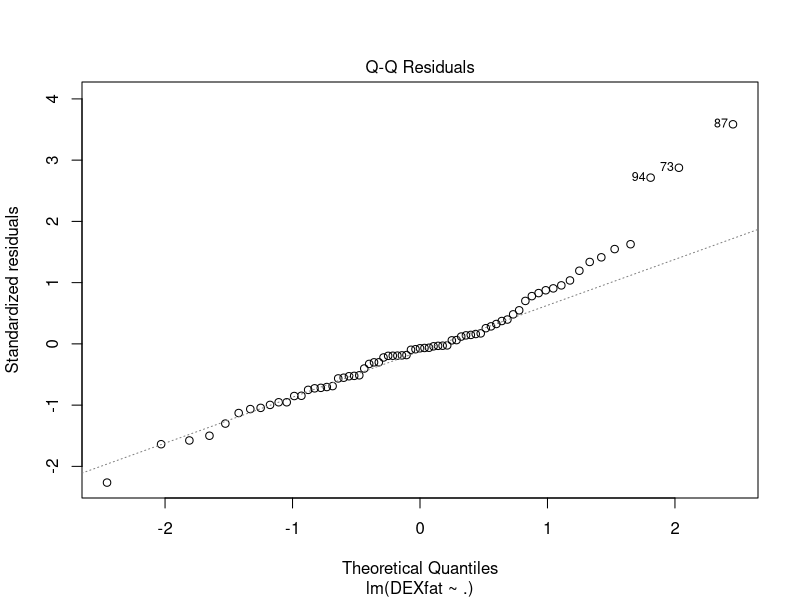
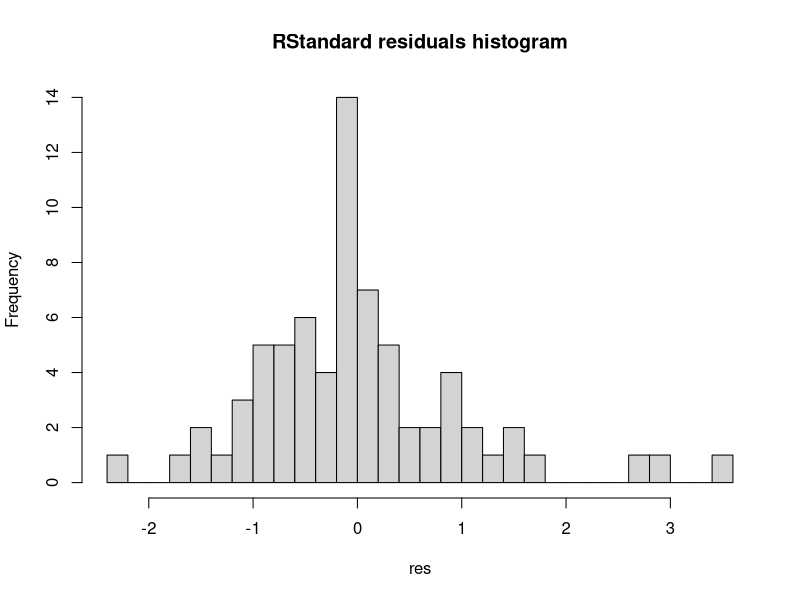
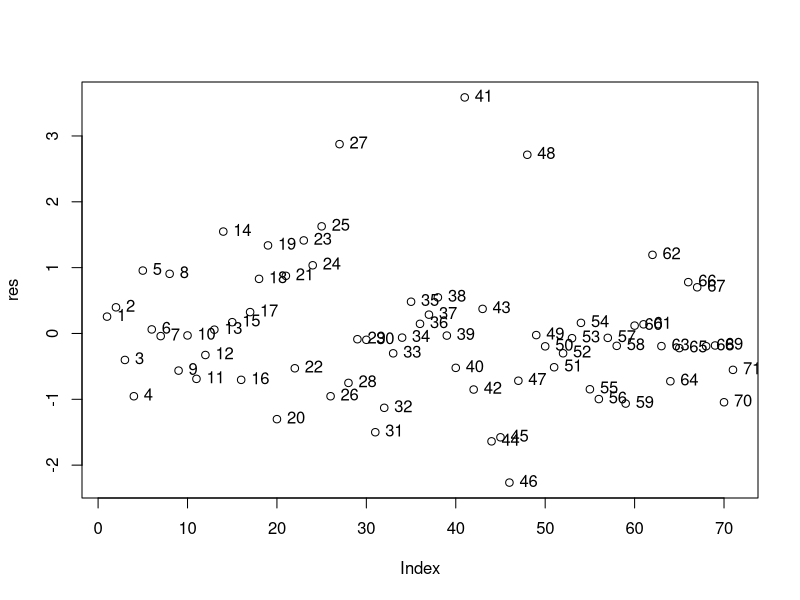
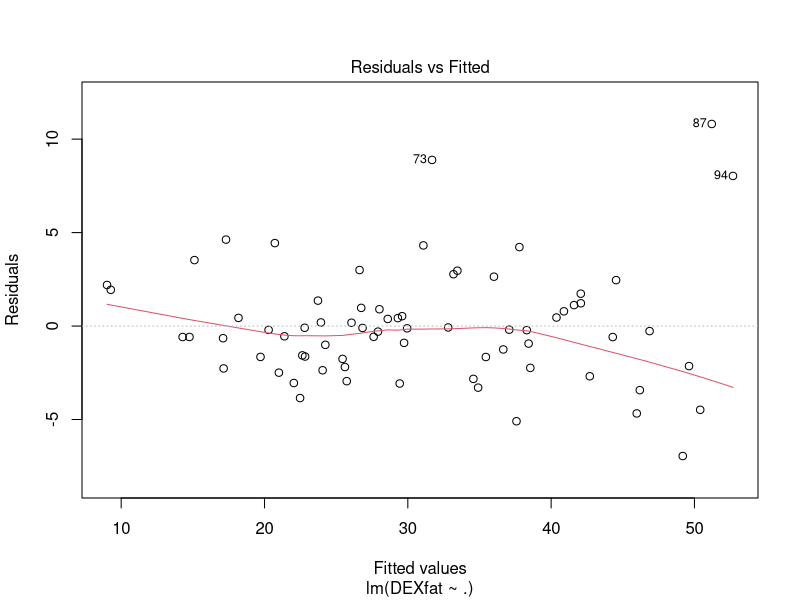
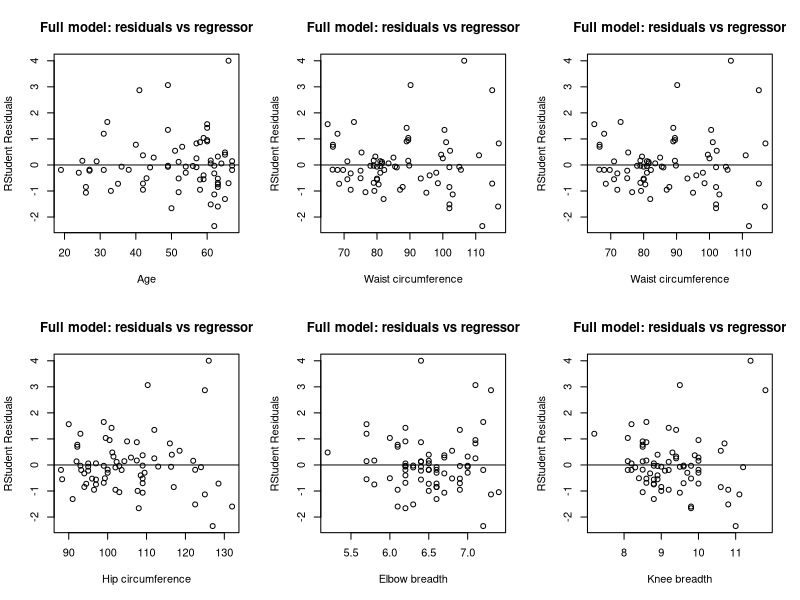

The R script that drew these images, in order: (Note: this script raises an error after producing the figures.)
install.packages("TH.data")
library("TH.data")
data("bodyfat")
df = bodyfat

# df <- read.csv("bodyfatwomen.csv", header = TRUE)

model <- lm(DEXfat ~ ., data=df)
summary(model)

#Residual analysis #############################################################
#1) print residuals
Rres = rstudent(model)
res = rstandard(model)
#Residuals 27 & 41 have high value -> outliers?
#They're also higher as Rstudent vs Rstandard -> influential point?

#2) plot the residuals
plot(model, which=2)
hist(res, breaks=30, main="RStandard residuals histogram")
plot(res)
text(res, labels=1:71, pos=4)
#Very light tail on the right (positive skew), and a potential outlier at the very left

#3) residual vs fitted value plot
plot(model, which=1)
#Kinda good, but potential problem at right end (higher fitted values)

#4) residuals vs each regressor
par(mfrow=c(2,3))
plot(df$age, Rres, 
       ylab="RStudent Residuals", xlab="Age", 
       main="Full model: residuals vs regressor") 
abline(0, 0)
plot(df$waistcirc, Rres, 
     ylab="RStudent Residuals", xlab="Waist circumference", 
     main="Full model: residuals vs regressor") 
abline(0, 0)
plot(df$waistcirc, Rres, 
     ylab="RStudent Residuals", xlab="Waist circumference", 
     main="Full model: residuals vs regressor") 
abline(0, 0)
plot(df$hipcirc, Rres, 
     ylab="RStudent Residuals", xlab="Hip circumference", 
     main="Full model: residuals vs regressor") 
abline(0, 0)
plot(df$elbowbreadth, Rres, 
     ylab="RStudent Residuals", xlab="Elbow breadth", 
     main="Full model: residuals vs regressor") 
abline(0, 0)
plot(df$kneebreadth, Rres, 
     ylab="RStudent Residuals", xlab="Knee breadth", 
     main="Full model: residuals vs regressor") 
abline(0, 0)
#Some funneling going on? Especially for age -> uneven variance?
par(mfrow=c(1,1))

#5) Partial residual vs regressor plots 
crp(model)
#age, elbowbreadth, anthro3c uninformative (given others)?
#kneebreadth is weird
#rest are good

#6) Cook's distance
plot(model, which=4)
influencePlot(model)
#Residual 25 may be an influential (high leverage) outlier.
#Residuals 27 & 41 & 48 may be outliers.

#7) CovRatio
covr = covratio(model)
plot(covr, xlab="Residual Index")
text(covr, labels=1:71, pos=4)
#A few points seem to degrade precision

#8) DFFITS
dffits = dffits(model)
plot(dffits)
text(dffits, labels=1:71, pos=4)

#Conclusion: remove 27, 41 and 48 
dfr <- df[-c(27,41,48),]
#Transformations ###############################################################

modelr <- lm(DEXfat ~ ., data=dfr)
summary(modelr)
#R^2 increased from 0.9117 to 0.9434

resr = rstandard(modelr)
plot(resr) #seems to trend downwards?
crp(modelr) #use crPlots(.., layout=c(1,1)) to choose one graph at a time (for the pdf)
plot(modelr, which=2) #not very linear :(
hist(resr, breaks=30)

shapiro.test(resr) #it says it's normal

#try to fix age:
dft <- data.frame(dfr)
dft$age <- sapply(dfr$age, function(x) x**3)
modelt <- lm(DEXfat ~ ., data=dft)
rest = rstandard(modelr)
plot(rest) #A-OK
crPlots(modelt)
plot(modelt, which=2)

#Conclusion: transformations upon the regressors don't fix the partial residual plots
#The model behaves well without any transformations
###############################################################################

# Multicolinearity ############################################################
# Full code in a separate file, the conclusion was that there is severe multi-
# colinearity and there's nothing we can do about it - apart from using ridge
# regression.

# Variable selection ##########################################################
# Stepwise regression
m <- step(
        lm(DEXfat ~ ., data=dfr),
        direction="both"
)
# This chooses the model: DEXfat ~ waistcirc + hipcirc + kneebreadth + anthro3b + anthro4
# Statistics: AIC 120.25; Adjusted R-squared:  0.9444064

# Backward selection
m <- step(
        lm(DEXfat ~ ., data=dfr),
        direction="backward"
)
# This produces the same result

# For evaluating whether using a subset of variables is valuable, use ridge
# regression - thank you https://www.pluralsight.com/guides/linear-lasso-and-ridge-regression-with-r
library(glmnet)

eval_results <- function(true, predicted, df) {
        SSE <- sum((predicted - true)^2)
        SST <- sum((true - mean(true))^2)
        R_square <- 1 - SSE / SST
        MSE = SSE/nrow(df)
        
        # Model performance metrics
        data.frame(
                MSE = MSE,
                Rsquare = R_square
        )
}

ridge_result <- function(train, test) {
        x = as.matrix(train[, !(names(train) %in% c("DEXfat"))])
        y_train = train$DEXfat
        
        x_test = as.matrix(test[, !(names(test) %in% c("DEXfat"))])
        y_test = test$DEXfat
        
        lambdas <- seq(0, 1, 0.001)
        ridge_reg = glmnet(x, y_train, nlambda = 25, alpha = 0, family = 'gaussian', lambda = lambdas)
        
        cv_ridge <- cv.glmnet(x, y_train, alpha = 0, lambda = lambdas, nfolds = 5)
        optimal_lambda <- cv_ridge$lambda.min
        print(optimal_lambda)
        
        # Prediction and evaluation on train data
        predictions_train <- predict(ridge_reg, s = optimal_lambda, newx = x)
        print(eval_results(y_train, predictions_train, train))
        
        # Prediction and evaluation on test data
        predictions_test <- predict(ridge_reg, s = optimal_lambda, newx = x_test)
        eval_results(y_test, predictions_test, test)
}

# Get a collection of row ids that we will use for testing
test_idxs = sample(nrow(dfr), 20)

# Then perform the regression. First do it on the complete model
test = dfr[test_idxs, ]
train = dfr[-test_idxs, ]
ridge_result(train, test)

# Then do it on variables that were chosen by variable selection
test = dfr[test_idxs, (names(dfr) %in% c("DEXfat", "waistcirc", "hipcirc", "kneebreadth", "anthro3b", "anthro4"))]
train = dfr[-test_idxs, (names(dfr) %in% c("DEXfat", "waistcirc", "hipcirc", "kneebreadth", "anthro3b", "anthro4"))]
ridge_result(train, test)
